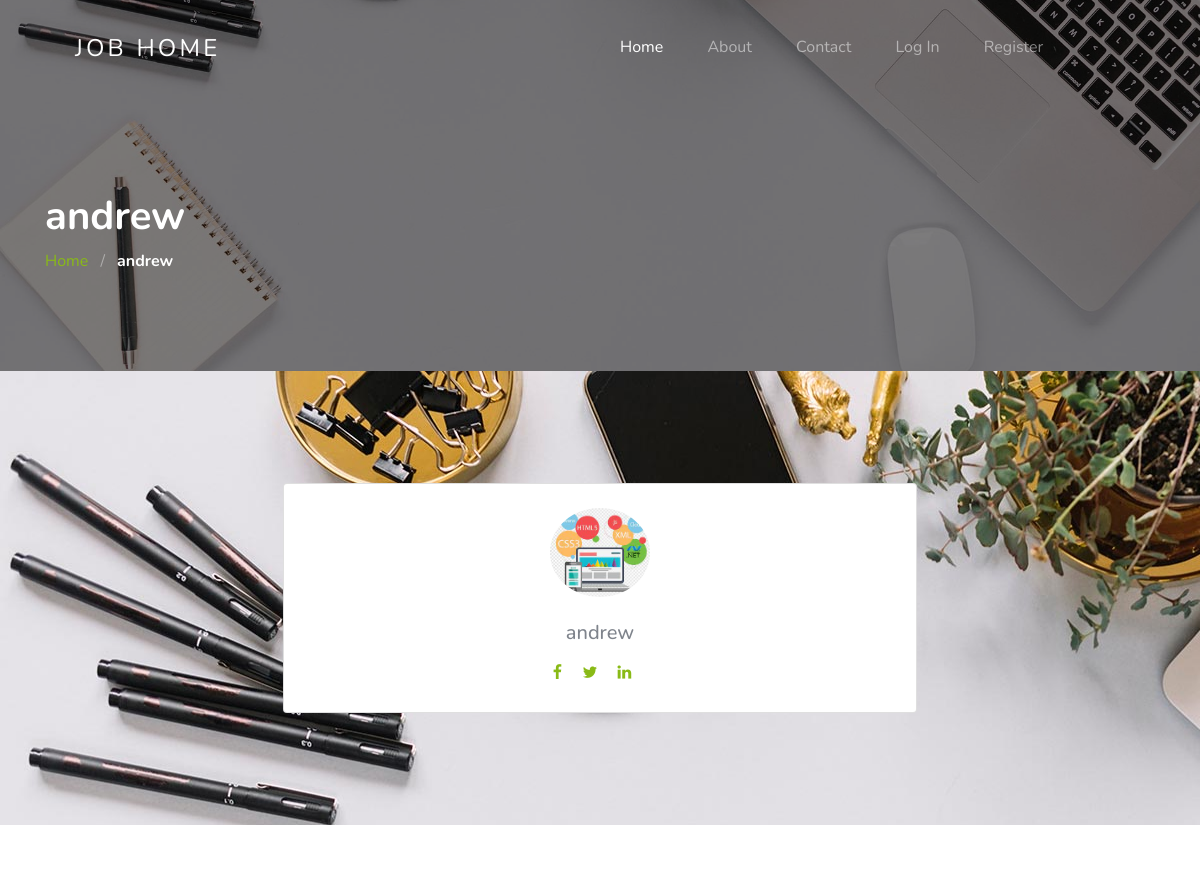
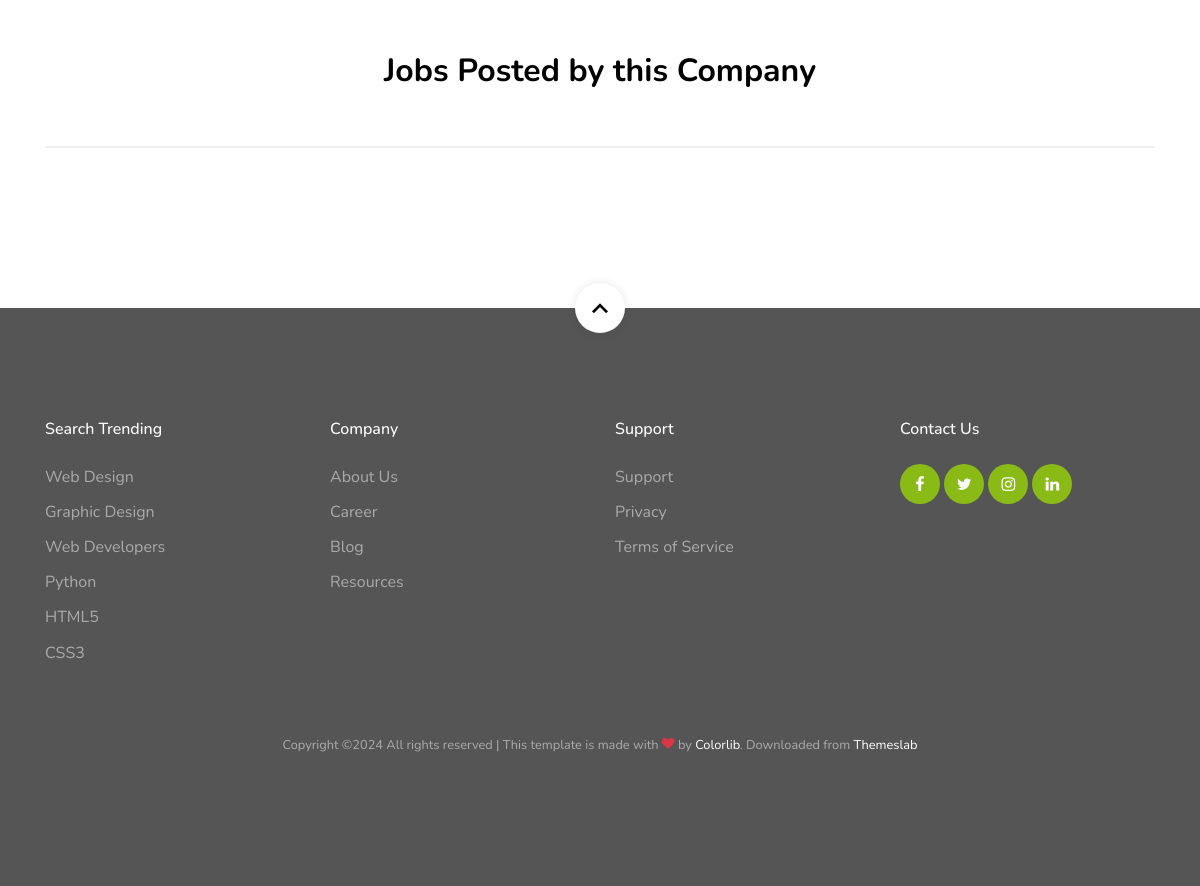
The app's page /users/public-profile.php?id=7 with its own data (2 pictures, top to bottom).
### tables this page shows
CREATE TABLE `users` (
  `id` int(3) NOT NULL,
  `username` varchar(200) NOT NULL,
  `email` varchar(200) NOT NULL,
  `mypassword` varchar(200) NOT NULL,
  `img` varchar(200) NOT NULL,
  `type` varchar(200) NOT NULL,
  `cv` varchar(200) DEFAULT NULL,
  `title` varchar(200) DEFAULT NULL,
  `bio` varchar(500) DEFAULT NULL,
  `facebook` varchar(200) DEFAULT NULL,
  `twitter` varchar(200) DEFAULT NULL,
  `linkedin` varchar(200) DEFAULT NULL,
  `created_at` timestamp NOT NULL DEFAULT current_timestamp()
);

### users/public-profile.php (the view, shortened to what this page needs)
<?php require "../includes/header.php"; ?>
<?php require "../config/config.php"; ?>
<?php
    if(isset($_GET['id'])) {
        $id = $_GET['id'];
        $select = $conn->query("SELECT * FROM users WHERE id = '$id'");
        $select->execute();
        $profile = $select->fetch(PDO::FETCH_OBJ);
    } else {
        echo "404";
    }
?>
<section class="section-hero overlay inner-page bg-image" style="background-image: url('<?php echo APPURL; ?>/images/hero_1.jpg');" id="home-section">
      <div class="container">
        <div class="row">
          <div class="col-md-7">
            <h1 class="text-white font-weight-bold"><?php echo $profile->username; ?></h1>
            <div class="custom-breadcrumbs">
              <a href="<?php echo APPURL; ?>">Home</a> <span class="mx-2 slash">/</span>
              <span class="text-white"><strong><?php echo $profile->username; ?></strong></span>
            </div>
          </div>
        </div>
      </div>
    </section>
<section class="site-section" style="background-image: url('../images/hero_1.jpg');" id="home-section">
      <div class="container">
        <div class="row d-flex justify-content-center">
          <div class="col-md-7">
            <div class="card p-3 py-4">
                    <div class="text-center">
                        <img src="user-images/<?php echo $profile->img; ?> " width="100" class="rounded-circle">
                    </div>
                    <div class="text-center mt-3">
                            <h5 class="mt-2 mb-0"><?php echo $profile->username; ?></h5>
                        <div class="px-3">
                    <a href="<?php echo $profile->facebook; ?>" class="pt-3 pb-3 pr-3 pl-0 underline-none"><span class="icon-facebook"></span></a>
                    <a href="<?php echo $profile->twitter; ?>" class="pt-3 pb-3 pr-3 pl-0"><span class="icon-twitter"></span></a>
                    <a href="<?php echo $profile->linkedin; ?>" class="pt-3 pb-3 pr-3 pl-0"><span class="icon-linkedin"></span></a>
                </div>
                    </div>
                </div>
            </div>
        </div>
      </div>
</section>
<section class="site-section">
      <div class="container">
        <div class="row mb-5 justify-content-center">
          <div class="col-md-7 text-center">
            <h2 class="section-title mb-2">Jobs Posted by this Company</h2>
          </div>
        </div>
        <ul class="job-listings mb-5">
          </ul>
      </div>
    </section>
<?php require "../includes/footer.php"; ?>

### includes/header.php (shortened to what this page needs)
<!doctype html>
<html lang="en">
  <head>
    <link rel="stylesheet" href="<?php echo APPURL; ?>/css/custom-bs.css">
    <link rel="stylesheet" href="<?php echo APPURL; ?>/css/jquery.fancybox.min.css">
    <link rel="stylesheet" href="<?php echo APPURL; ?>/css/bootstrap-select.min.css">
    <link rel="stylesheet" href="<?php echo APPURL; ?>/fonts/icomoon/style.css">
    <link rel="stylesheet" href="<?php echo APPURL; ?>/fonts/line-icons/style.css">
    <link rel="stylesheet" href="<?php echo APPURL; ?>/css/owl.carousel.min.css">
    <link rel="stylesheet" href="<?php echo APPURL; ?>/css/animate.min.css">
    <link rel="stylesheet" href="<?php echo APPURL; ?>/css/quill.snow.css">
    <link rel="stylesheet" href="<?php echo APPURL; ?>/css/style.css">
  </head>
  <body id="top">
<div class="site-wrap">
    <header class="site-navbar mt-3">
      <div class="container-fluid">
        <div class="row align-items-center">
          <div class="site-logo col-6"><a href="<?php echo APPURL; ?>">Job Home</a></div>
          <nav class="mx-auto site-navigation">
            <ul style="margin-right: -500px"class="site-menu js-clone-nav d-inline d-xl-block ml-0 pl-0">
              <li><a href="<?php echo APPURL; ?>" class="nav-link active">Home</a></li>
              <li><a href="<?php echo APPURL; ?>/about.php">About</a></li>
              <li><a href="<?php echo APPURL; ?>/contact.php">Contact</a></li>
              <?php if(isset($_SESSION['username'])) : ?>
                  <li class="d-lg-none"><a href="post-job.html"><span class="mr-2">+</span> Post a Job</a></li>
                  <a href="<?php echo APPURL; ?>/jobs/post-job.php" class="btn btn-outline-white border-width-2 d-none d-lg-inline-block"><span class="mr-2 icon-add"></span>Post a Job</a>
              <!-- <li><a href="contact.html"><?php echo $_SESSION['username']; ?></a></li>
                   <li><a href="<?php echo APPURL; ?>/auth/logout.php">logout</a></li> -->
                  <li class="nav-item dropdown">
                    <a class="nav-link dropdown-toggle" href="#" id="navbarDropdown" role="button" data-toggle="dropdown" aria-haspopup="true" aria-expanded="false">
                      <?php echo $_SESSION['username']; ?>
                    </a>
                    <div class="dropdown-menu" aria-labelledby="navbarDropdown">
                      <a class="dropdown-item" href="<?php echo APPURL; ?>/users/public-profile.php?id=<?php echo $_SESSION['id']; ?>">Public profile</a>
                      <a class="dropdown-item" href="<?php echo APPURL; ?>/users/update-profile.php?upd_id=<?php echo $_SESSION['id']; ?>">Update profile</a>
                      <div class="dropdown-divider"></div>
                      <a class="dropdown-item" href="<?php echo APPURL; ?>/auth/logout.php">Logout</a>
                    </div>
                  </li>
              <?php else: ?>
              <li class="d-lg-inline"><a href="<?php echo APPURL; ?>/auth/login.php">Log In</a></li>
              <li class="d-lg-inline"><a href="<?php echo APPURL; ?>/auth/register.php">Register</a></li>
              <?php endif; ?>
            </ul>
          </nav>
        </div>
      </div>
    </header>

### includes/footer.php (shortened to what this page needs)
<footer class="site-footer">
<a href="#top" class="smoothscroll scroll-top">
  <span class="icon-keyboard_arrow_up"></span>
</a>
<div class="container">
  <div class="row mb-5">
    <div class="col-6 col-md-3 mb-4 mb-md-0">
      <h3>Search Trending</h3>
      <ul class="list-unstyled">
        <li><a href="#">Web Design</a></li>
        <li><a href="#">Graphic Design</a></li>
        <li><a href="#">Web Developers</a></li>
        <li><a href="#">Python</a></li>
        <li><a href="#">HTML5</a></li>
        <li><a href="#">CSS3</a></li>
      </ul>
    </div>
    <div class="col-6 col-md-3 mb-4 mb-md-0">
      <h3>Company</h3>
      <ul class="list-unstyled">
        <li><a href="#">About Us</a></li>
        <li><a href="#">Career</a></li>
        <li><a href="#">Blog</a></li>
        <li><a href="#">Resources</a></li>
      </ul>
    </div>
    <div class="col-6 col-md-3 mb-4 mb-md-0">
      <h3>Support</h3>
      <ul class="list-unstyled">
        <li><a href="#">Support</a></li>
        <li><a href="#">Privacy</a></li>
        <li><a href="#">Terms of Service</a></li>
      </ul>
    </div>
    <div class="col-6 col-md-3 mb-4 mb-md-0">
      <h3>Contact Us</h3>
      <div class="footer-social">
        <a href="#"><span class="icon-facebook"></span></a>
        <a href="#"><span class="icon-twitter"></span></a>
        <a href="#"><span class="icon-instagram"></span></a>
        <a href="#"><span class="icon-linkedin"></span></a>
      </div>
    </div>
  </div>
  <div class="row text-center">
    <div class="col-12">
      <p class="copyright"><small>
      Copyright &copy;<script>document.write(new Date().getFullYear());</script> All rights reserved | This template is made with <i class="icon-heart text-danger" aria-hidden="true"></i> by <a href="https://colorlib.com" target="_blank" >Colorlib</a>. Downloaded from <a href="https://themeslab.org/" target="_blank">Themeslab</a>
      </small></p>
    </div>
  </div>
</div>
</footer>
</div>
</body>
</html>

### css/style.css (style rules this page uses)
.site-navbar { margin-bottom: 0px; z-index: 1999; position: absolute; width: 100%; top: 2rem; }
.site-navbar .container-fluid { padding-left: 7rem; padding-right: 7rem; }
.site-navbar .site-logo { position: absolute; left: 5%; }
.site-navbar .site-logo a { color: #fff; font-size: 1.5rem; letter-spacing: .2rem; text-transform: uppercase; }
.site-navbar .site-navigation { position: absolute; left: 50%; -webkit-transform: translateX(-50%); -ms-transform: translateX(-50%); transform: translateX(-50%); z-index: 5; }
.site-navbar .site-navigation .site-menu { margin-bottom: 0; }
.site-navbar .site-navigation .site-menu .active { color: #fff; display: inline-block; padding: 5px 20px; }
.site-navbar .site-navigation .site-menu a { text-decoration: none !important; display: inline-block; position: relative; }
.site-navbar .site-navigation .site-menu > li { display: inline-block; }
.site-navbar .site-navigation .site-menu > li > a { padding: 20px 20px !important; color: rgba(255, 255, 255, 0.5); display: inline-block; text-decoration: none !important; }
.site-mobile-menu .site-nav-wrap { padding: 0; margin: 0; list-style: none; position: relative; }
.site-mobile-menu .site-nav-wrap a { padding: 10px 20px; display: block; position: relative; color: #212529; }
.site-mobile-menu .site-nav-wrap li { position: relative; display: block; }
.site-mobile-menu .site-nav-wrap li .active { color: #000; }
.site-mobile-menu .site-nav-wrap > li { display: block; position: relative; float: left; width: 100%; }
.site-mobile-menu .site-nav-wrap > li > a { padding-left: 20px; font-size: 20px; }
body { font-weight: 400; font-size: 1rem; line-height: 1.7; position: relative; }
body:after { content: ""; position: absolute; top: 0; left: 0; right: 0; bottom: 0; background: rgba(0, 0, 0, 0.7); z-index: 100; opacity: 0; visibility: hidden; -webkit-transition: .3s all ease; -o-transition: .3s all ease; transition: .3s all ease; }
h1, h2, h3, h4 { color: #000; }
.site-section { padding-top: 7rem; padding-bottom: 7rem; position: relative; z-index: 2; }
.bg-image { background-size: cover; background-position: center center; background-repeat: no-repeat; }
.job-listings { padding: 0; margin: 0; border: 1px solid #eee; border-radius: 7px; overflow: hidden; position: relative; background: #fff; }
.custom-breadcrumbs a { color: #89ba16; }
.custom-breadcrumbs .slash { color: rgba(255, 255, 255, 0.4); }
.section-title { font-size: 2rem; font-weight: 700; }
.section-hero, .section-hero > .container > .row { height: 100vh; min-height: 900px; }
.section-hero.inner-page, .section-hero.inner-page > .container > .row { height: auto; min-height: auto; padding-top: 6em; padding-bottom: 3em; }
.section-hero.overlay, .section-hero.overlay-2 { position: relative; }
.section-hero.overlay:before, .section-hero.overlay-2:before { z-index: 1; position: absolute; content: ""; top: 0; left: 0; right: 0; bottom: 0; background: rgba(0, 0, 0, 0.5); }
.section-hero > .container { z-index: 2; position: relative; }
.site-footer { padding: 7rem 0; position: relative; background: #555; }
.site-footer h3 { font-size: 1rem; margin-bottom: 1.5rem; color: #fff; }
.site-footer a { color: rgba(255, 255, 255, 0.5); }
.site-footer ul li { margin-bottom: .5rem; }
.site-footer ul li a { color: rgba(255, 255, 255, 0.5); }
.site-footer .scroll-top { position: absolute; z-index: 5; top: 0; width: 50px; height: 50px; border-radius: 50%; background: #fff; left: 50%; -webkit-transform: translate(-50%, -50%); -ms-transform: translate(-50%, -50%); transform: translate(-50%, -50%); -webkit-box-shadow: 0 0px 10px 0px rgba(0, 0, 0, 0.1); box-shadow: 0 0px 10px 0px rgba(0, 0, 0, 0.1); }
.site-footer .scroll-top > span { position: absolute; font-size: 2rem; top: 50%; left: 50%; -webkit-transform: translate(-50%, -50%); -ms-transform: translate(-50%, -50%); transform: translate(-50%, -50%); color: #000 !important; }
.copyright { color: rgba(255, 255, 255, 0.5); }
.copyright a { color: #fff; }
.footer-social a, .social a { display: inline-block; width: 40px; height: 40px; position: relative; background: #89ba16; border-radius: 50%; text-decoration: none !important; }
.footer-social a > span, .social a > span { position: absolute; left: 50%; top: 50%; color: #fff; -webkit-transform: translate(-50%, -50%); -ms-transform: translate(-50%, -50%); transform: translate(-50%, -50%); }

### records on screen
users: username "andrew", img (picture)
